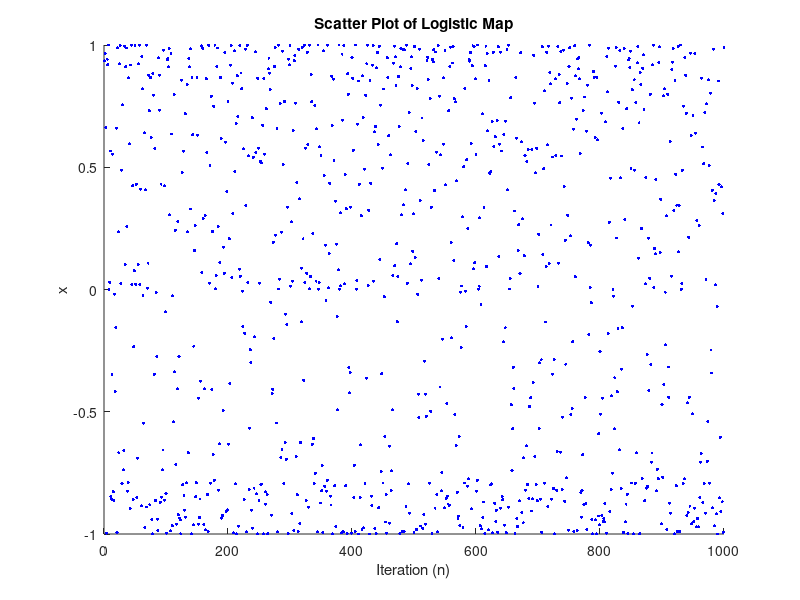

Here is the MATLAB script that generated this plot:
%% Combined map
close all, clear all, clc;

% Define parameters
alpha = 1.75325; % Parameter controlling the sine map (adjust as needed)
r = 3.9; % Parameter controlling the logistic map (adjust as needed)
% Number of iterations
num_iterations = 1000;
% Initialize an array to store the logistic map data
logistic_map_data = zeros(1, num_iterations);
% Initialize an array to store the sine map data
sine_map_data = zeros(1, num_iterations);
% Initial condition (between 0 and 1, experiment with different values)
x0 = 0.1;
n_values = [];
x_values = [];
% Iterate the logistic map equation
x = x0;
for i = 1:num_iterations
    n_values(end+1) = i;
    x = r * x * (1 - x);
    logistic_map_data(i) = x;
    x = sin(pi * alpha * x);
    sine_map_data(i) = x;
    
end
x_values=sine_map_data;
% Create a scatter plot
figure;
scatter(n_values, x_values, 5, 'b', 'filled')
xlabel('Iteration (n)')
ylabel('x')
title('Scatter Plot of Logistic Map')